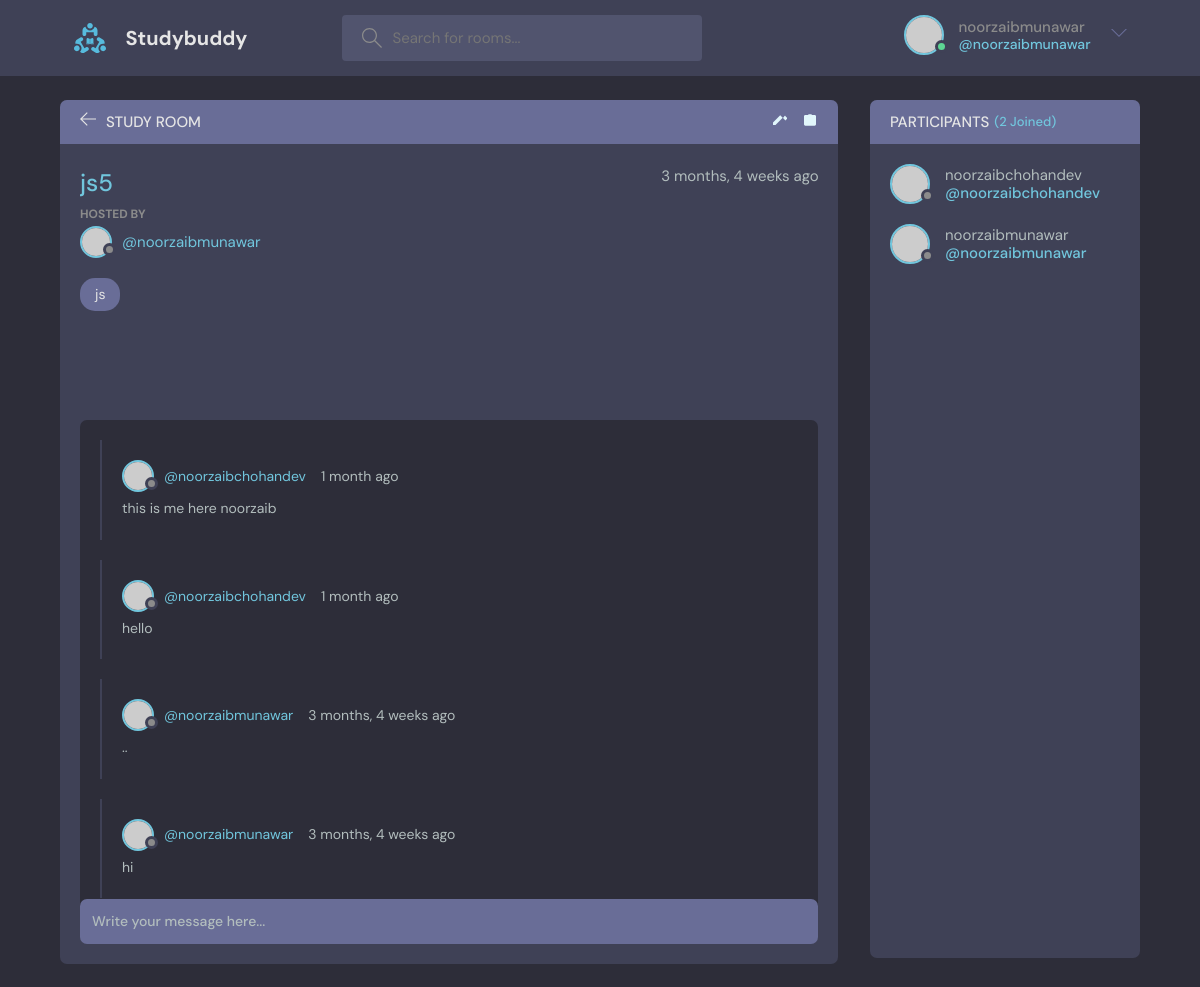
/room/43/ (signed in), run on the app's committed database.
### base/models.py (models this page shows, shortened)
class Room(models.Model):
    host = models.ForeignKey(User, on_delete = models.SET_NULL, null= True)
    topic = models.ForeignKey(Topic, on_delete = models.SET_NULL, null = True)
    name = models.CharField(max_length=200)
    description = models.TextField(null=True,blank=True)
    participants = models.ManyToManyField(User, related_name='participants', blank=True)
    updated = models.DateTimeField(auto_now=True)
    created = models.DateTimeField(auto_now_add= True)
    class Meta:
        ordering = ['-updated','-created']

class Topic(models.Model):
    name = models.CharField(max_length=200)
    def __str__(self):
        return self.name

class Message(models.Model):
    user = models.ForeignKey(User,on_delete = models.CASCADE)
    room = models.ForeignKey(Room, on_delete = models.CASCADE)
    body = models.TextField(default='')
    updated = models.DateTimeField(auto_now = True)
    created = models.DateTimeField(auto_now_add = True)
    class Meta:
        ordering = ['-updated','-created']

### base/views.py (the view)
# urls.py: path('room/<str:pk>/', RoomDetailView.as_view(), name='room'),
class RoomDetailView(DetailView):
    model = Room
    template_name = 'base/room.html'
    context_object_name = 'room'
    def get_context_data(self, **kwargs):
        context = super().get_context_data(**kwargs)
        context['room_messages'] = self.object.message_set.all()
        context['participants'] = self.object.participants.all()
        return context

### base/templates/base/room.html (shortened to what this page needs)
{% extends 'main.html' %}
{% block content %}
<main class="profile-page layout layout--2">
  <div class="container">
    <div class="room">
      <div class="room__top">
        <div class="room__topLeft">
          <a href="{% url 'home' %}">
            <svg version="1.1" xmlns="http://www.w3.org/2000/svg" width="32" height="32" viewBox="0 0 32 32">
              <title>arrow-left</title>
              <path
                d="M13.723 2.286l-13.723 13.714 13.719 13.714 1.616-1.611-10.96-10.96h27.625v-2.286h-27.625l10.965-10.965-1.616-1.607z"
              ></path>
            </svg>
          </a>
          <h3>Study Room</h3>
        </div>
        {% if room.host == request.user %}
        <div class="room__topRight">
          <a href="{% url 'update_room' room.id %}">
          </a>
          <a href="{% url 'delete_room' room.id %}">
            <svg
              enable-background="new 0 0 24 24"
              height="32"
              viewBox="0 0 24 24"
              width="32"
              xmlns="http://www.w3.org/2000/svg"
            >
          </a>
        </div>
        {% endif %}
      </div>
      <div class="room__box scroll">
        <div class="room__header scroll">
          <div class="room__info">
            <h3>{{ room.name }}</h3>
            <span>{{ room.created|timesince }} ago</span>
          </div>
          <div class="room__hosted">
            <p>Hosted By</p>
            <a href="{% url 'user_profile' room.host.id %}" class="room__author">
              <div class="avatar avatar--small">
                <img src="https://randomuser.me/api/portraits/men/37.jpg" />
              </div>
              <span>@{{ room.host.username }}</span>
            </a>
          </div>
          <span class="room__topics">{{ room.topic }}</span>
        </div>
        <div class="room__conversation">
          <div class="threads scroll">
            {% for message in room_messages %}
            <div class="thread">
              <div class="thread__top">
                <div class="thread__author">
                  <a href="{% url 'user_profile' message.user.id %}" class="thread__authorInfo">
                    <div class="avatar avatar--small">
                      <img src="https://randomuser.me/api/portraits/men/37.jpg" />
                    </div>
                    <span>@{{ message.user.username }}</span>
                  </a>
                  <span class="thread__date">{{ message.created|timesince }} ago</span>
                </div>
                {% if request.user == message.user %}
                <a href="{% url 'delete_message' message.id %}">
                  <div class="thread__delete">
                    <svg version="1.1" xmlns="http://www.w3.org/2000/svg" width="32" height="32" viewBox="0 0 32 32">
                      <title>remove</title>
                    </svg>
                  </div>
                </a>
                {% endif %}
              </div>
              <div class="thread__details">
                {{ message.body }}
              </div>
            </div>
            {% endfor %}
          </div>
        </div>
      </div>
      <div class="room__message">
        <form action="{% url 'room_message_create' room.id %}" method="post">
          <input name="body" placeholder="Write your message here..." />
        </form>
      </div>
    </div>
    <div class="participants">
      <h3 class="participants__top">Participants <span>({{ participants.count }} Joined)</span></h3>
      <div class="participants__list scroll">
        {% for user in participants %}
        <a href="{% url 'user_profile' user.id %}" class="participant">
          <div class="avatar avatar--medium">
            <img src="https://randomuser.me/api/portraits/men/37.jpg" />
          </div>
          <p>
            {{ user.username }}
            <span>@{{ user.username }}</span>
          </p>
        </a>
        {% endfor %}
      </div>
    </div>
  </div>
</main>
{% endblock content %}

### templates/navbar.html (shortened to what this page needs)
{% load static %}
<header class="header header--loggedIn">
    <div class="container">
      <a href="{% url 'home' %}" class="header__logo">
        <img src="{%  static 'images/logo.svg' %}" />
        <h1>Studybuddy</h1>
      </a>
      <form class="header__search" method="GET" action="{% url 'home' %}">
        <label>
          <input name="q" placeholder="Search for rooms..."  />
        </label>
      </form>
      <nav class="header__menu">
        {% if request.user.is_authenticated %}
        <div class="header__user">
          <a href="{% url 'update_user' %}">
            <div class="avatar avatar--medium active">
              <img src="https://randomuser.me/api/portraits/men/37.jpg" />
            </div>
            <p>{{request.user.username}}<span>@{{request.user.username}}</span></p>
          </a>
          <button class="dropdown-button">
            <svg version="1.1" xmlns="http://www.w3.org/2000/svg" width="32" height="32" viewBox="0 0 32 32">
              <title>chevron-down</title>
              <path d="M16 21l-13-13h-3l16 16 16-16h-3l-13 13z"></path>
            </svg>
          </button>
        </div>
        {% endif %}
      </nav>
    </div>
  </header>

### data on the page
Room: name "js5", created "3 months, 4 weeks", host.username "noorzaibmunawar", topic "js"
Message: user.username "noorzaibchohandev", created "1 month", body "this is me here noorzaib"
Message: user.username "noorzaibchohandev", created "1 month", body "hello"
Message: user.username "noorzaibmunawar", created "3 months, 4 weeks", body ".."
Message: user.username "noorzaibmunawar", created "3 months, 4 weeks", body "hi"

### other printed values
{{ request.user.username }} "noorzaibmunawar"
{{ participants.count }} "2"
{{ user.username }} "noorzaibchohandev"
{{ user.username }} "noorzaibmunawar"
